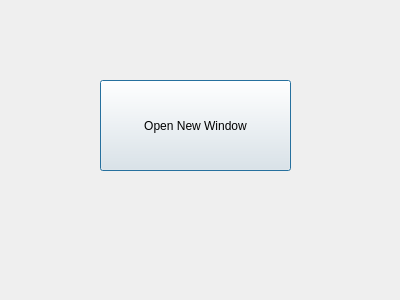
<?xml version="1.0" encoding="UTF-8"?>
<ui version="4.0">
 <class>firstDialog</class>
 <widget class="QDialog" name="firstDialog">
  <property name="geometry">
   <rect>
    <x>0</x>
    <y>0</y>
    <width>400</width>
    <height>300</height>
   </rect>
  </property>
  <property name="windowTitle">
   <string>Dialog</string>
  </property>
  <widget class="QPushButton" name="pushButton">
   <property name="geometry">
    <rect>
     <x>100</x>
     <y>80</y>
     <width>191</width>
     <height>91</height>
    </rect>
   </property>
   <property name="text">
    <string>Open New Window</string>
   </property>
  </widget>
  <widget class="QLabel" name="touchLabel">
   <property name="geometry">
    <rect>
     <x>30</x>
     <y>205</y>
     <width>331</width>
     <height>41</height>
    </rect>
   </property>
   <property name="font">
    <font>
     <family>DejaVu Sans</family>
     <pointsize>13</pointsize>
    </font>
   </property>
   <property name="text">
    <string/>
   </property>
  </widget>
 </widget>
 <resources/>
 <connections/>
</ui>
